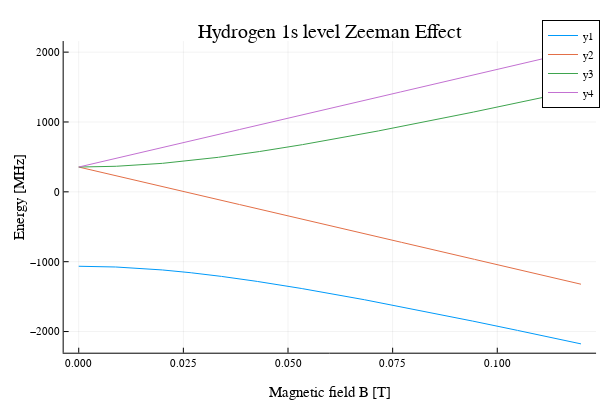

Source (notebook cell):
### Code cell
#  Now we plot each Eigenvalue as a function of magnetic field. 
#figure(figsize=(6,3))
#xlabel(L"Magnetic Field [T]")
#ylabel(L"Energy [MHz]")
#plot(B₀,E1)
#plot(B₀,E2)
#plot(B₀,E3)
#plot(B₀,E4)
Plots.plot(B₀,[E1,E2,E3,E4],xaxis="Magnetic field B [T]", yaxis="Energy [MHz]", title="Hydrogen 1s level Zeeman Effect")

### Figure 1 — Plotly figure (JSON) as saved in the notebook; plotly's stock layout.template omitted (floating-point values rounded to 4 significant figures; data arrays with more than 128 entries replaced by an {"elided": "..."} marker saying what was removed)
{"data": [{"colorbar": {"title": ""}, "legendgroup": "y1", "line": {"color": "rgba(0, 154, 250, 1.000)", "dash": "solid", "shape": "linear", "width": 1}, "mode": "lines", "name": "y1", "showlegend": true, "type": "scatter", "x": {"elided": "1201 float values"}, "xaxis": "x", "y": {"elided": "1201 float values"}, "yaxis": "y", "zmax": null, "zmin": null}, {"colorbar": {"title": ""}, "legendgroup": "y2", "line": {"color": "rgba(227, 111, 71, 1.000)", "dash": "solid", "shape": "linear", "width": 1}, "mode": "lines", "name": "y2", "showlegend": true, "type": "scatter", "x": {"elided": "1201 float values"}, "xaxis": "x", "y": {"elided": "1201 float values"}, "yaxis": "y", "zmax": null, "zmin": null}, {"colorbar": {"title": ""}, "legendgroup": "y3", "line": {"color": "rgba(62, 164, 78, 1.000)", "dash": "solid", "shape": "linear", "width": 1}, "mode": "lines", "name": "y3", "showlegend": true, "type": "scatter", "x": {"elided": "1201 float values"}, "xaxis": "x", "y": {"elided": "1201 float values"}, "yaxis": "y", "zmax": null, "zmin": null}, {"colorbar": {"title": ""}, "legendgroup": "y4", "line": {"color": "rgba(195, 113, 210, 1.000)", "dash": "solid", "shape": "linear", "width": 1}, "mode": "lines", "name": "y4", "showlegend": true, "type": "scatter", "x": {"elided": "1201 float values"}, "xaxis": "x", "y": {"elided": "1201 float values"}, "yaxis": "y", "zmax": null, "zmin": null}], "layout": {"annotations": [{"font": {"color": "rgba(0, 0, 0, 1.000)", "family": "sans-serif", "size": 20}, "rotation": 0, "showarrow": false, "text": "Hydrogen 1s level Zeeman Effect", "x": 0.5498, "xanchor": "center", "xref": "paper", "y": 1, "yanchor": "top", "yref": "paper"}], "height": 400, "legend": {"bgcolor": "rgba(255, 255, 255, 1.000)", "bordercolor": "rgba(0, 0, 0, 1.000)", "borderwidth": 1, "font": {"color": "rgba(0, 0, 0, 1.000)", "family": "sans-serif", "size": 11}, "title": {"font": {"color": "rgba(0, 0, 0, 1.000)", "family": "sans-serif", "size": 15}, "text": ""}, "tracegroupgap": 0, "traceorder": "normal", "x": 1, "xanchor": "auto", "y": 1, "yanchor": "auto"}, "margin": {"b": 20, "l": 0, "r": 0, "t": 20}, "paper_bgcolor": "rgba(255, 255, 255, 1.000)", "plot_bgcolor": "rgba(255, 255, 255, 1.000)", "showlegend": true, "width": 600, "xaxis": {"anchor": "y", "domain": [0.1061, 0.9934], "gridcolor": "rgba(0, 0, 0, 0.100)", "gridwidth": 0.5, "linecolor": "rgba(0, 0, 0, 1.000)", "mirror": false, "range": [-0.0036, 0.1236], "showgrid": true, "showline": true, "showticklabels": true, "tickangle": 0, "tickcolor": "rgb(0, 0, 0)", "tickfont": {"color": "rgba(0, 0, 0, 1.000)", "family": "sans-serif", "size": 11}, "tickmode": "array", "ticks": "inside", "ticktext": ["0.000", "0.025", "0.050", "0.075", "0.100"], "tickvals": [0, 0.025, 0.05, 0.075, 0.1], "title": "Magnetic field B [T]", "titlefont": {"color": "rgba(0, 0, 0, 1.000)", "family": "sans-serif", "size": 15}, "type": "-", "visible": true, "zeroline": false, "zerolinecolor": "rgba(0, 0, 0, 1.000)"}, "yaxis": {"anchor": "x", "domain": [0.07581, 0.9415], "gridcolor": "rgba(0, 0, 0, 0.100)", "gridwidth": 0.5, "linecolor": "rgba(0, 0, 0, 1.000)", "mirror": false, "range": [-2303.0, 2159.0], "showgrid": true, "showline": true, "showticklabels": true, "tickangle": 0, "tickcolor": "rgb(0, 0, 0)", "tickfont": {"color": "rgba(0, 0, 0, 1.000)", "family": "sans-serif", "size": 11}, "tickmode": "array", "ticks": "inside", "ticktext": ["−2000", "−1000", "0", "1000", "2000"], "tickvals": [-2000, -1000, 0, 1000, 2000], "title": "Energy [MHz]", "titlefont": {"color": "rgba(0, 0, 0, 1.000)", "family": "sans-serif", "size": 15}, "type": "-", "visible": true, "zeroline": false, "zerolinecolor": "rgba(0, 0, 0, 1.000)"}}}
